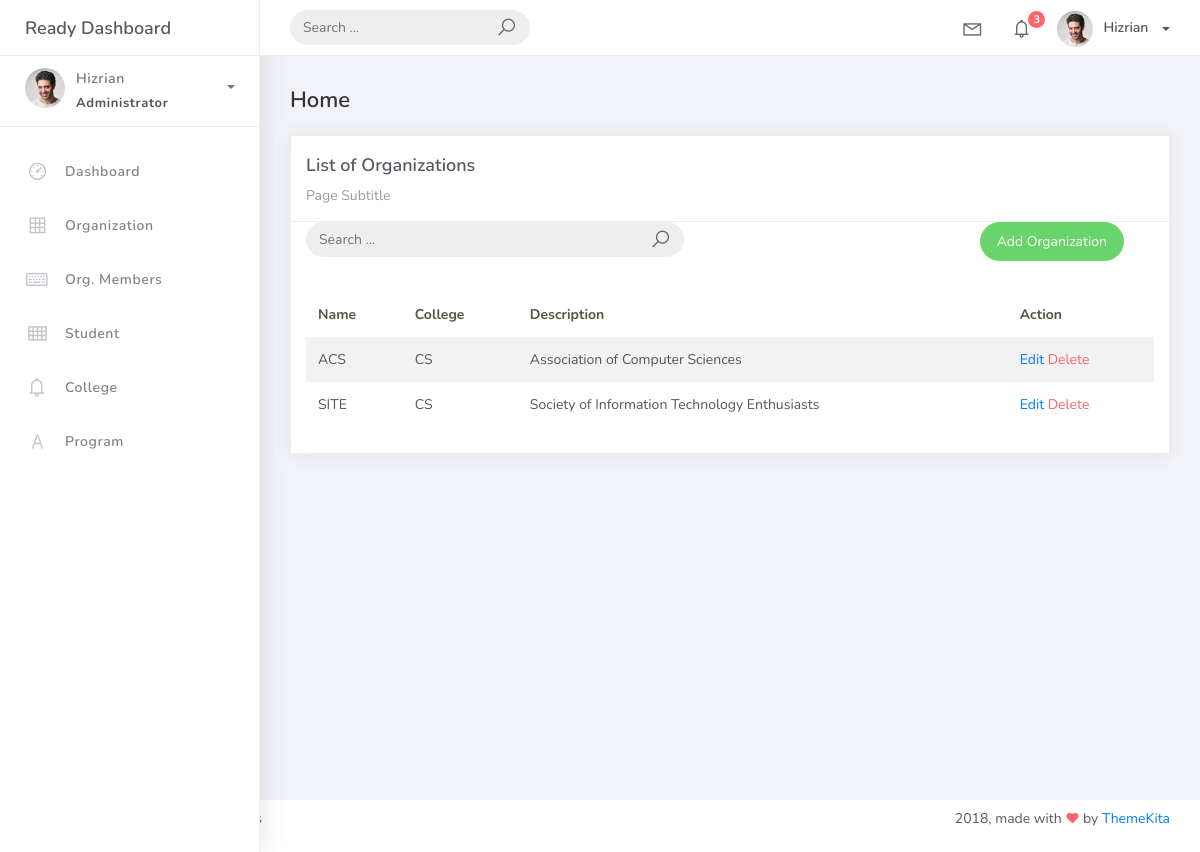
The app's page /organization_list, older data.
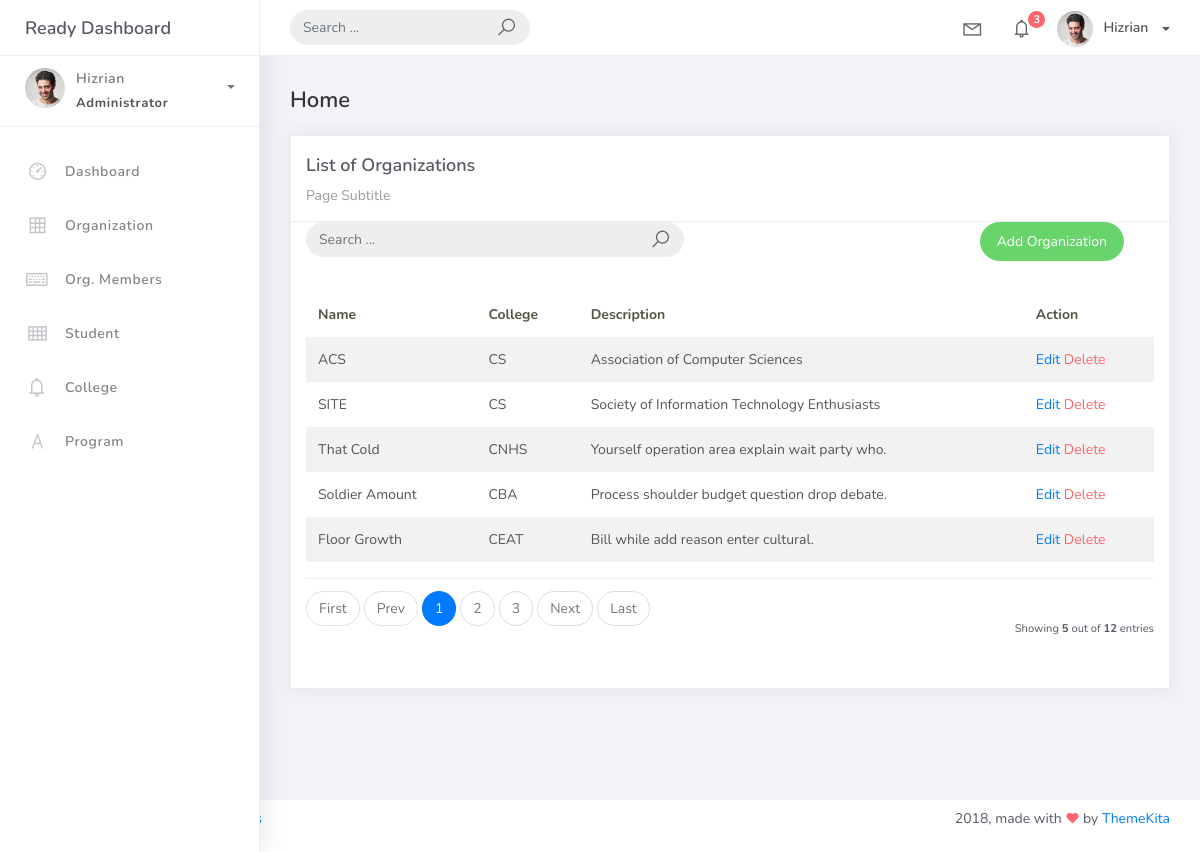
The same page, newer data.
### studentorg/models.py (models this page shows, shortened)
class BaseModel(models.Model):
    created_at = models.DateTimeField(auto_now_add=True, db_index=True)
    updated_at = models.DateTimeField(auto_now=True)
    class Meta:
        abstract = True

class Organization(BaseModel):
    name = models.CharField(max_length=250)
    college = models.ForeignKey(College, null=True, blank=True, on_delete=models.CASCADE)
    description = models.CharField(max_length=500)

class College(BaseModel):
    college_name = models.CharField(max_length=150)
    def __str__(self):
        return self.college_name

### studentorg/views.py (the view)
# urls.py: path('organization_list', OrganizationList.as_view(), name='organization-list'),
class OrganizationList(ListView):
    model = Organization
    context_object_name = 'organization'
    template_name = 'org_list.html'
    paginate_by = 5
    def get_queryset(self, *args, **kwargs):
        qs = super(OrganizationList, self).get_queryset(*args, **kwargs)
        if self.request.GET.get("q") is not None:
            query = self.request.GET.get('q')
            qs = qs.filter(Q(name__icontains=query) | Q(description__icontains=query))
        return qs

### templates/org_list.html
{% extends 'base.html' %}
{% load static %}
{% block content %}
<div class="content">
    <div class="container-fluid">
        <h4 class="page-title">Home</h4>
        <div class="row">
            <div class="col-md-12">
                <div class="card">
                    <div class="card-header">
                        <div class="card-title">List of Organizations</div>
                        <div class="card-category">Page Subtitle</div>
                    </div>
                    <div class="col-md-12 row">
                        <div class="col-md-6">
                            <form class="navbar-left navbar-form nav-search mr-md-3" action="{% url 'organization-list' %}">
                                <div class="input-group">
                                    <input type="text" placeholder="Search ..." class="form-control" name="q" />
                                    <div class="input-group-append">
                                        <span class="input-group-text">
                                            <i class="la la-search search-icon"></i>
                                        </span>
                                    </div>
                                </div>
                            </form>
                        </div>
                        <div class="col-md-6">
                            <div class="pull-right">
                                <a href="{% url 'organization-add' %}" class="btn btn-success btn-rounded">Add Organization</a>
                            </div>
                        </div>
                    </div>
                    <div class="card-body">
                        <table class="table table-striped mt-3">
                            <thead>
                                <tr>
                                    <th scope="col">Name</th>
                                    <th scope="col">College</th>
                                    <th scope="col">Description</th>
                                    <th scope="col">Action</th>
                                </tr>
                            </thead>
                            <tbody>
                                {% for object in object_list %}
                                <tr>
                                    <td>{{ object.name }}</td>
                                    <td>{{ object.college }}</td>
                                    <td>{{ object.description }}</td>
                                    <td>
                                        <a href="organization_list/{{ object.id }}">Edit</a>
                                        <a href="organization_list/{{ object.id }}/delete" class="text-danger">Delete</a>
                                    </td>
</tr>
{% empty %}
<tr>
    <td colspan="4" style="text-align: center">
        <p class="text-sm font-weight-bold mb-0">No Records Found</p>
    </td>
     </tr>
                                {% endfor %}
                            </tbody>
                        </table>
                        {% include 'includes/pagination.html' %}
                    </div>
                </div>
            </div>
        </div>
    </div>
</div>
{% endblock %}

Row changes from the older to the newer data that the page shows:
added Organization: name "That Cold", college "CNHS", description "Yourself operation area explain wait party who."
added Organization: name "Soldier Amount", college "CBA", description "Process shoulder budget question drop debate."
added Organization: name "Floor Growth", college "CEAT", description "Bill while add reason enter cultural."
Text that changed along with them:
{{ object_list.count }}: (not shown) → "5"
{{ paginator.count }}: (not shown) → "12"
text now shown: "First Prev Next Last Showing out of entries"
new list line: "1"
new list line: "2"
new list line: "3"
